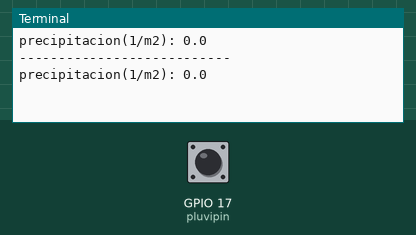
The program below on a simulated Raspberry Pi (BCM pin numbers). Shown: the last lines printed to the terminal. Inputs (shaded band) come from the test bench; at power-on: GPIO 17 (pluvipin) HIGH.

Above: at 1.2 s.
1.3 s: GPIO 17 (pluvipin) pulled LOW for 0.15 s
At 2.4 s:
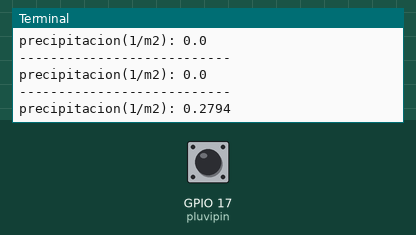
2.9 s: GPIO 17 (pluvipin) pulled LOW for 1 s
At 3.8 s:
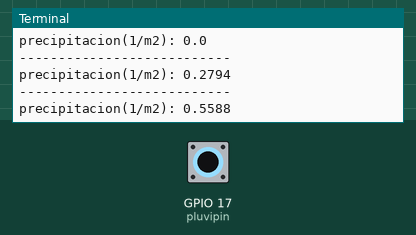
5.4 s: GPIO 17 (pluvipin) pulled LOW for 0.15 s
At 6.7 s:
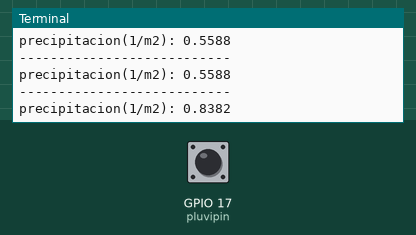
Timing chart, 0 to 8.4 s (numbered marks = the images above; inputs shaded):
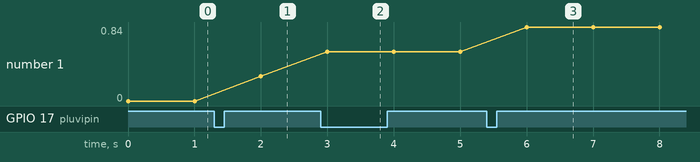

Measured:
- after the input at 1.3 s, the terminal: prints a new line after 0.70 s (image 1)
- after the input at 2.9 s, the terminal: prints a new line after 0.10 s (image 2)
- after the input at 5.4 s, the terminal: prints a new line after 0.60 s (image 3)
- plotted number 1: 0 → 0.28 after the input at 1.3 s, 0.28 → 0.56 after the input at 2.9 s, 0.56 → 0.84 after the input at 5.4 s

The program:

pluviometro.py
```python
import RPi.GPIO as GPIO
import time

contador = 0
GPIO.setmode(GPIO.BCM)
pluvipin = 17
GPIO.setup(pluvipin, GPIO.IN, pull_up_down=GPIO.PUD_UP)
preci = 0

pfactor = 0.2794

def pluviometro(channel):
    global contador
    contador = contador + 1

GPIO.add_event_detect(pluvipin, GPIO.FALLING, callback=pluviometro, bouncetime=30)

while True:

    preci = pfactor*contador
    print("precipitacion(1/m2): {}".format(preci))
    time.sleep(1)
    print("---------------------------")
```
